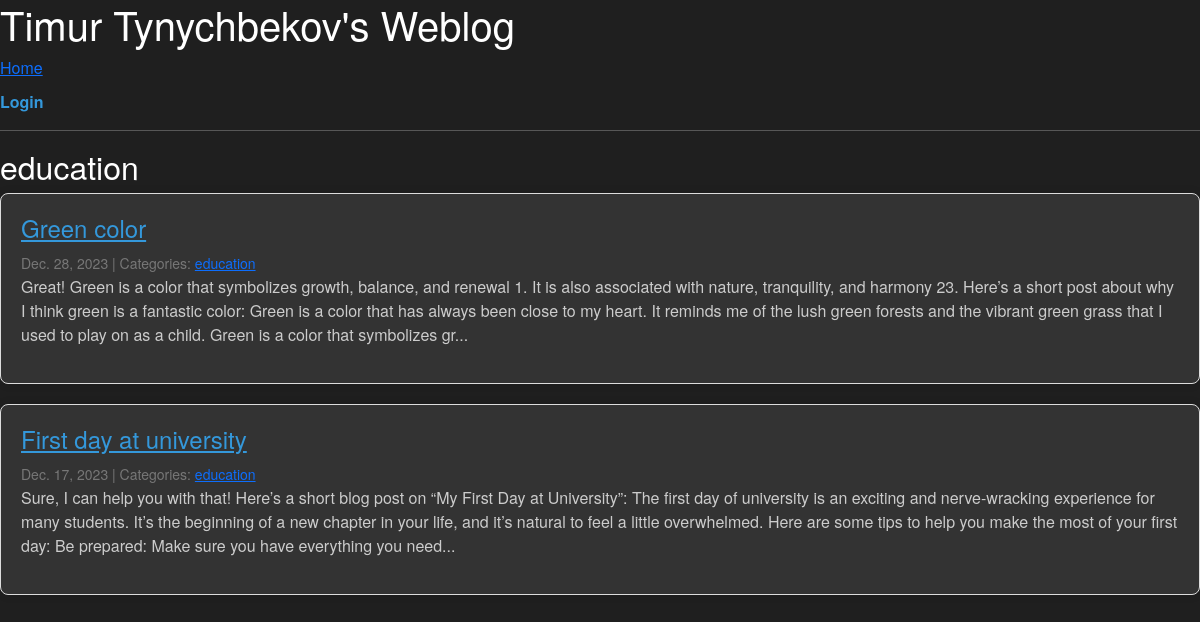
The app's page /category/education/ with its own data.
### blog/models.py (models this page shows, shortened)
class Category(models.Model):
    name = models.CharField(max_length=30)
    class Meta:
        verbose_name_plural = "categories"

class Post(models.Model):
    title = models.CharField(max_length=255)
    body = models.TextField()
    created_on = models.DateTimeField(auto_now_add=True)
    last_modified = models.DateTimeField(auto_now=True)
    categories = models.ManyToManyField("Category", related_name="posts")

### blog/views.py (the view)
# urls.py: path("category/<category>/", views.blog_category, name="category"),
def blog_category(request, category):
    posts = Post.objects.filter(
        categories__name__contains=category
    ).order_by("-created_on")
    context = {
        "category": category,
        "posts": posts,
    }
    return render(request, "blog/category.html", context)

### templates/blog/category.html
{% extends "blog/index.html" %}
{% block page_title %}
<h2>{{ category }}</h2>
{% endblock page_title %}

### templates/blog/index.html (shortened to what this page needs)
{% extends "blog/base.html" %}
{% block page_content %}
    {% block posts  %}
        {% for post in posts %}
            <article class="post">
            <h3><a href="{% url 'blog:detail' post.pk %}">{{ post.title }}</a></h3>
            <small>
                {{ post.created_on.date }} | Categories:
                {% for category in post.categories.all %}
                    <a href="{% url 'blog:category' category.name %}">
                        {{ category.name }}
                    </a>
                {% endfor %}
            </small>
            <p>{{ post.body | slice:":400" }}...</p>
            </article>
        {% endfor %}
    {% endblock posts %}
{% endblock page_content %}

### static/blog/css/main.css (style rules this page uses)
body { background: #1f1f1f; color: #fff; font-family: 'Helvetica Neue', Arial, sans-serif; }
.post { margin-bottom: 20px; padding: 20px; border: 1px solid #ddd; border-radius: 8px; background: #333; box-shadow: 0 0 10px rgba(0, 0, 0, 0.1); }
.post h3 { font-size: 24px; }
.post p { color: #ccc; }
h3 a, .small a { color: #3498db; }
small { color: #777; }

### records on screen
Category: name "education"
Post: title "Green color", created_on "Dec. 28, 2023", body "Great! Green is a color that symbolizes growth, balance, and renewal 1. It is also associated with nature, tranquility, and harmony 23. Here’s a short post about why I think green is a fantastic color: Green is a color that has always been close to my heart. It reminds me of the lush green forests and the vibrant green grass that I used to play on as a child. Green is a color that symbolizes gr"
Post: title "First day at university", created_on "Dec. 17, 2023", body "Sure, I can help you with that! Here’s a short blog post on “My First Day at University”: The first day of university is an exciting and nerve-wracking experience for many students. It’s the beginning of a new chapter in your life, and it’s natural to feel a little overwhelmed. Here are some tips to help you make the most of your first day: Be prepared: Make sure you have everything you need"
